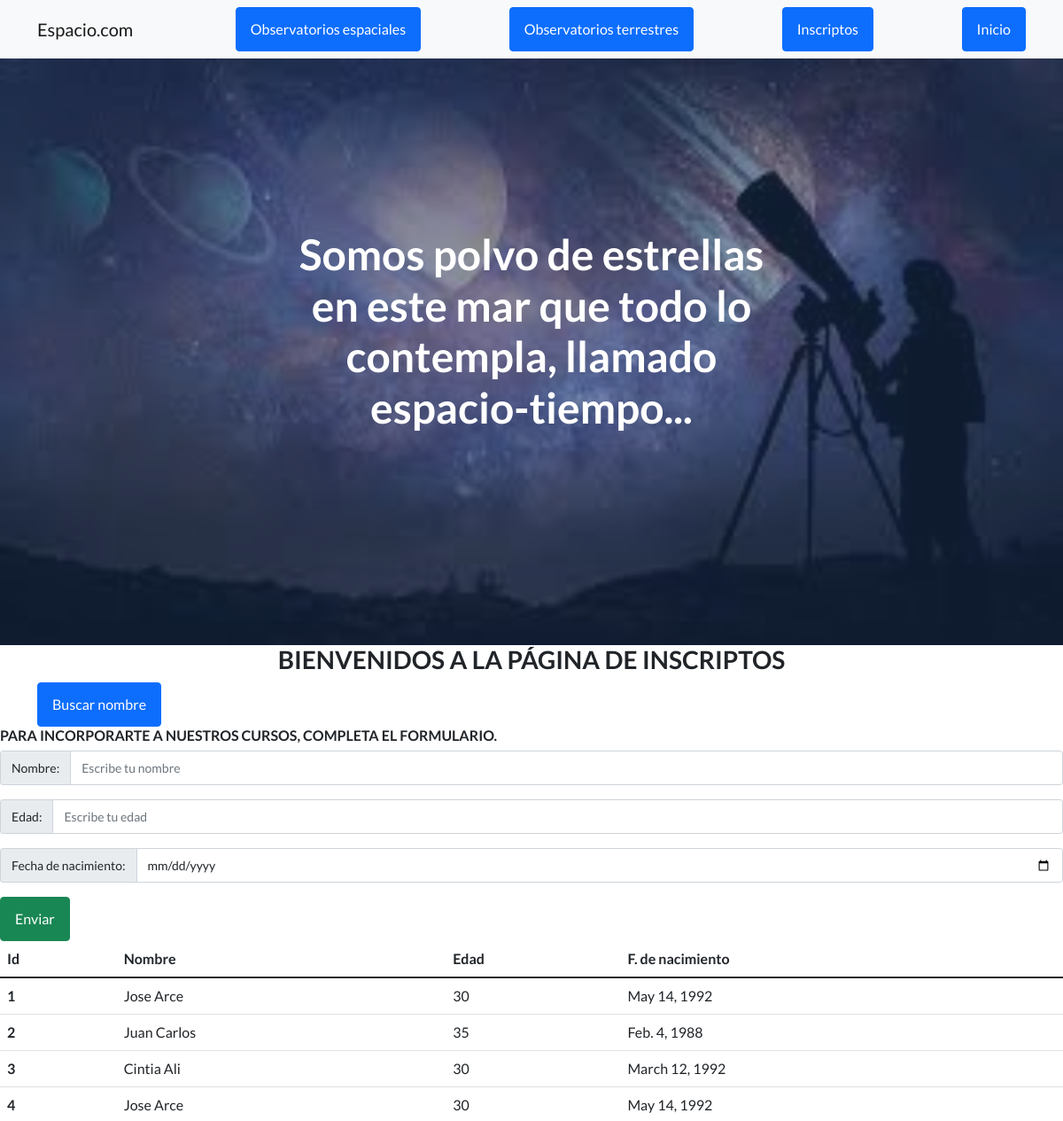
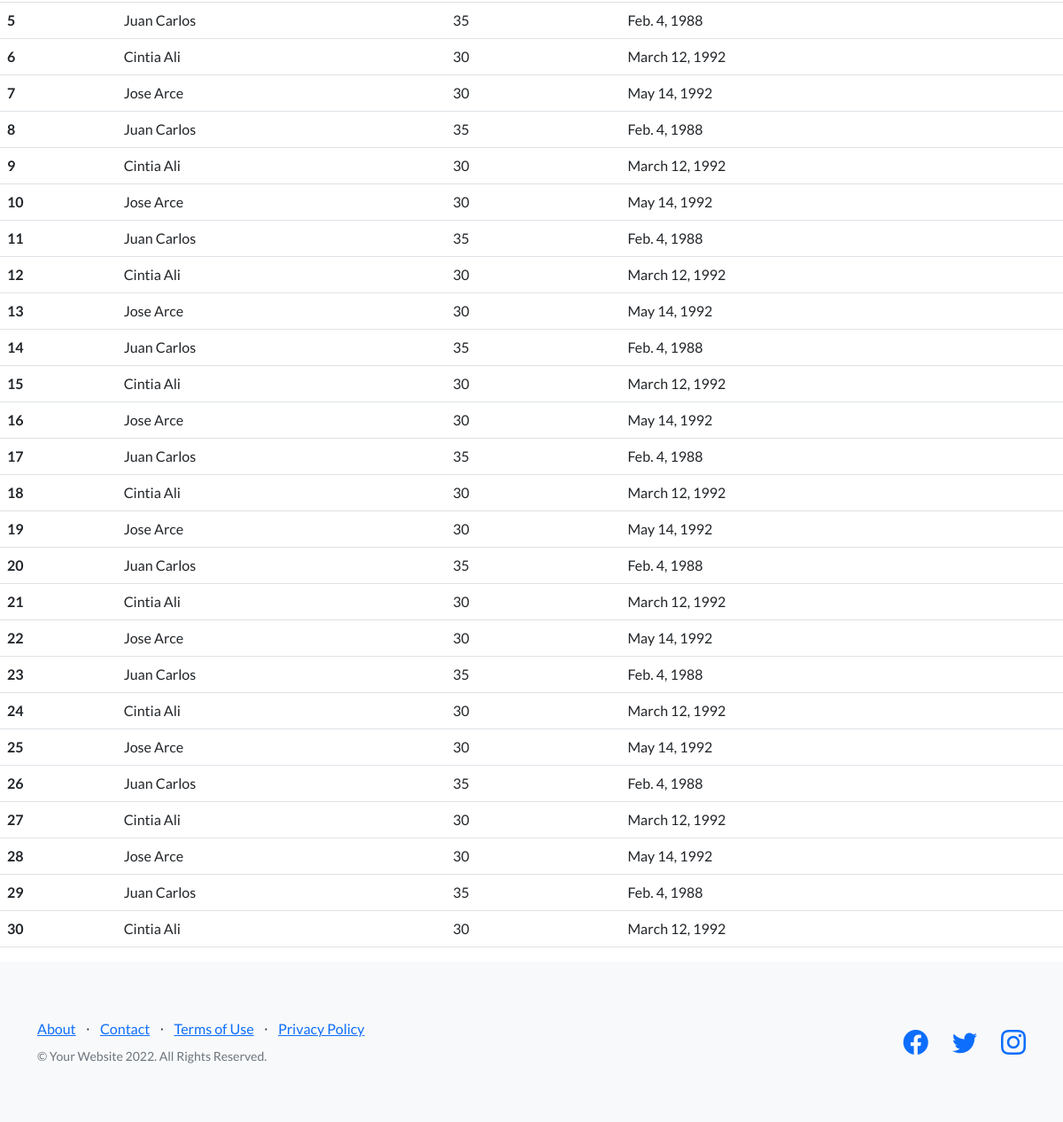
/telescopios/listapage_tel1, run on the app's committed database (2 pictures, top to bottom).
### telescopios/models.py (models this page shows)
class Teles_cur(models.Model):
    nom_tel_cur= models.CharField(max_length=40)
    edad_tel_cur= models.IntegerField()
    fechalanz_tel_cur= models.DateField()

### telescopios/views.py (the view)
# urls.py: path("listapage_tel1", views.listapage_tel1),
def listapage_tel1(request):
    page_tel= Teles_cur.objects.all()
    datos= {"datos": page_tel}
    return render(request, "listapage_tel1.html", datos)

### telescopios/templates/listapage_tel1.html (shortened to what this page needs)
{% extends "principal.html" %}
{% load static %}
{% block contenido %}
<main>
    <h3 class="text-uppercase text-center">Bienvenidos a la página de inscriptos</h3>
    <div class="container">
        <a class="btn btn-primary" href="http://127.0.0.1:8000/telescopios/buscar_nombre">Buscar nombre</a>
    </div>
    <h6 class="text-uppercase">Para incorporarte a nuestros cursos, completa el formulario.</h6>
<form action="alta_curso" method="post">
    <div class="input-group input-group-sm mb-3">
        <span class="input-group-text" id="inputGroup-sizing-sm">Nombre:</span>
        <input type="text" name="nom_cur" class="form-control" aria-label="Sizing example input" aria-describedby="inputGroup-sizing-sm" placeholder="Escribe tu nombre">
    </div>
    <div class="input-group input-group-sm mb-3">
        <span class="input-group-text" id="inputGroup-sizing-sm">Edad:</span>
        <input type="number" name="edad_cur" class="form-control" aria-label="Sizing example input" aria-describedby="inputGroup-sizing-sm" placeholder="Escribe tu edad">
    </div>
    <div class="input-group input-group-sm mb-3">
        <span class="input-group-text" id="inputGroup-sizing-sm">Fecha de nacimiento:</span>
        <input type="date" name="fechalanz_cur" class="form-control" aria-label="Sizing example input" aria-describedby="inputGroup-sizing-sm" placeholder="Escribe tu fecha de nacimiento">
    </div>
    <div class="form group">
        <button class="btn btn-success">Enviar</button>
    </div>
    <table class="table">
        <thead>
          <tr>
            <th scope="col">Id</th>
            <th scope="col">Nombre</th>
            <th scope="col">Edad</th>
            <th scope="col">F. de nacimiento</th>
          </tr>
        </thead>
        <tbody>
            {% for n in datos %}
            <tr>
                <th scope="row">{{n.id}}</th>
                <td>{{n.nom_tel_cur}}</td>
                <td>{{n.edad_tel_cur}}</td>
                <td>{{n.fechalanz_tel_cur}}</td>
              </tr>
            {% endfor %}
        </tbody>
      </table>
</main>
{% endblock %}

### telescopios/templates/principal.html (shortened to what this page needs)
<!DOCTYPE html>
<html lang="en">
    <head>
        {% load static %}
        <link href="https://cdn.jsdelivr.net/npm/bootstrap-icons@1.5.0/font/bootstrap-icons.css" rel="stylesheet" type="text/css" />
        <link href="{% static 'telescopios/css/styles.css'%}" rel="stylesheet" />
    </head>
    <body>
        <nav class="navbar navbar-light bg-light static-top">
            <div class="container">
                <a class="navbar-brand" href="#!">Espacio.com</a>
                <a class="btn btn-primary" href="http://127.0.0.1:8000/telescopios/listapage_tel2">Observatorios espaciales</a>
                <a class="btn btn-primary" href="http://127.0.0.1:8000/telescopios/listapage_tel3">Observatorios terrestres</a>
                <a class="btn btn-primary" href="http://127.0.0.1:8000/telescopios/listapage_tel1">Inscriptos</a>
                <a class="btn btn-primary" href="http://127.0.0.1:8000/telescopios/">Inicio</a>
            </div>
        </nav>
        <header class="masthead">
            <div class="container position-relative">
                <div class="row justify-content-center">
                    <div class="col-xl-6">
                        <div class="text-center text-white">
                            <h1 class="mb-5">Somos polvo de estrellas en este mar que todo lo contempla, llamado espacio-tiempo...</h1>
                        </div>
                    </div>
                </div>
            </div>
        </header>
        {% block contenido %}
        {% endblock %}
        <footer class="footer bg-light">
            <div class="container">
                <div class="row">
                    <div class="col-lg-6 h-100 text-center text-lg-start my-auto">
                        <ul class="list-inline mb-2">
                            <li class="list-inline-item"><a href="#!">About</a></li>
                            <li class="list-inline-item">⋅</li>
                            <li class="list-inline-item"><a href="#!">Contact</a></li>
                            <li class="list-inline-item">⋅</li>
                            <li class="list-inline-item"><a href="#!">Terms of Use</a></li>
                            <li class="list-inline-item">⋅</li>
                            <li class="list-inline-item"><a href="#!">Privacy Policy</a></li>
                        </ul>
                        <p class="text-muted small mb-4 mb-lg-0">&copy; Your Website 2022. All Rights Reserved.</p>
                    </div>
                    <div class="col-lg-6 h-100 text-center text-lg-end my-auto">
                        <ul class="list-inline mb-0">
                            <li class="list-inline-item me-4">
                                <a href="#!"><i class="bi-facebook fs-3"></i></a>
                            </li>
                            <li class="list-inline-item me-4">
                                <a href="#!"><i class="bi-twitter fs-3"></i></a>
                            </li>
                            <li class="list-inline-item">
                                <a href="#!"><i class="bi-instagram fs-3"></i></a>
                            </li>
                        </ul>
                    </div>
                </div>
            </div>
        </footer>
    </body>
</html>

### data on the page
Teles_cur: id "1", nom_tel_cur "Jose Arce", edad_tel_cur "30", fechalanz_tel_cur "May 14, 1992"
Teles_cur: id "2", nom_tel_cur "Juan Carlos", edad_tel_cur "35", fechalanz_tel_cur "Feb. 4, 1988"
Teles_cur: id "3", nom_tel_cur "Cintia Ali", edad_tel_cur "30", fechalanz_tel_cur "March 12, 1992"
Teles_cur: id "4", nom_tel_cur "Jose Arce", edad_tel_cur "30", fechalanz_tel_cur "May 14, 1992"
Teles_cur: id "5", nom_tel_cur "Juan Carlos", edad_tel_cur "35", fechalanz_tel_cur "Feb. 4, 1988"
Teles_cur: id "6", nom_tel_cur "Cintia Ali", edad_tel_cur "30", fechalanz_tel_cur "March 12, 1992"
Teles_cur: id "7", nom_tel_cur "Jose Arce", edad_tel_cur "30", fechalanz_tel_cur "May 14, 1992"
Teles_cur: id "8", nom_tel_cur "Juan Carlos", edad_tel_cur "35", fechalanz_tel_cur "Feb. 4, 1988"
Teles_cur: id "9", nom_tel_cur "Cintia Ali", edad_tel_cur "30", fechalanz_tel_cur "March 12, 1992"
Teles_cur: id "10", nom_tel_cur "Jose Arce", edad_tel_cur "30", fechalanz_tel_cur "May 14, 1992"
Teles_cur: id "11", nom_tel_cur "Juan Carlos", edad_tel_cur "35", fechalanz_tel_cur "Feb. 4, 1988"
Teles_cur: id "12", nom_tel_cur "Cintia Ali", edad_tel_cur "30", fechalanz_tel_cur "March 12, 1992"
Teles_cur: id "13", nom_tel_cur "Jose Arce", edad_tel_cur "30", fechalanz_tel_cur "May 14, 1992"
Teles_cur: id "14", nom_tel_cur "Juan Carlos", edad_tel_cur "35", fechalanz_tel_cur "Feb. 4, 1988"
Teles_cur: id "15", nom_tel_cur "Cintia Ali", edad_tel_cur "30", fechalanz_tel_cur "March 12, 1992"
Teles_cur: id "16", nom_tel_cur "Jose Arce", edad_tel_cur "30", fechalanz_tel_cur "May 14, 1992"
Teles_cur: id "17", nom_tel_cur "Juan Carlos", edad_tel_cur "35", fechalanz_tel_cur "Feb. 4, 1988"
Teles_cur: id "18", nom_tel_cur "Cintia Ali", edad_tel_cur "30", fechalanz_tel_cur "March 12, 1992"
Teles_cur: id "19", nom_tel_cur "Jose Arce", edad_tel_cur "30", fechalanz_tel_cur "May 14, 1992"
Teles_cur: id "20", nom_tel_cur "Juan Carlos", edad_tel_cur "35", fechalanz_tel_cur "Feb. 4, 1988"
Teles_cur: id "21", nom_tel_cur "Cintia Ali", edad_tel_cur "30", fechalanz_tel_cur "March 12, 1992"
Teles_cur: id "22", nom_tel_cur "Jose Arce", edad_tel_cur "30", fechalanz_tel_cur "May 14, 1992"
Teles_cur: id "23", nom_tel_cur "Juan Carlos", edad_tel_cur "35", fechalanz_tel_cur "Feb. 4, 1988"
Teles_cur: id "24", nom_tel_cur "Cintia Ali", edad_tel_cur "30", fechalanz_tel_cur "March 12, 1992"
Teles_cur: id "25", nom_tel_cur "Jose Arce", edad_tel_cur "30", fechalanz_tel_cur "May 14, 1992"
Teles_cur: id "26", nom_tel_cur "Juan Carlos", edad_tel_cur "35", fechalanz_tel_cur "Feb. 4, 1988"
Teles_cur: id "27", nom_tel_cur "Cintia Ali", edad_tel_cur "30", fechalanz_tel_cur "March 12, 1992"
Teles_cur: id "28", nom_tel_cur "Jose Arce", edad_tel_cur "30", fechalanz_tel_cur "May 14, 1992"
Teles_cur: id "29", nom_tel_cur "Juan Carlos", edad_tel_cur "35", fechalanz_tel_cur "Feb. 4, 1988"
Teles_cur: id "30", nom_tel_cur "Cintia Ali", edad_tel_cur "30", fechalanz_tel_cur "March 12, 1992"
